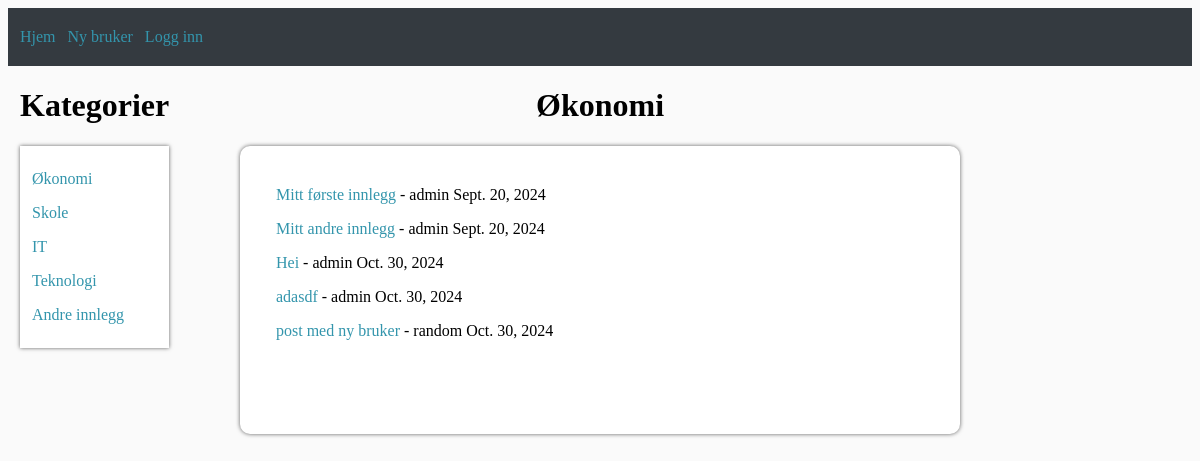
/alle_innlegg/, run on the app's committed database.
### blog/models.py (models this page shows, shortened)
class Post(models.Model):
    title = models.CharField(max_length=100)
    author = models.ForeignKey(User, on_delete=models.CASCADE)
    body = models.TextField()
    date = models.DateField(default=timezone.now)
    categories = models.ManyToManyField(Category, related_name='posts', default="Annet")

### blog/views.py (the view)
# urls.py: path('alle_innlegg/', other_posts, name="annet")
def other_posts(request):
    posts = Post.objects.filter(categories__name='Annet')
    return render(request, 'økonomi.html', {'object_list': posts})

### blog/templates/økonomi.html (shortened to what this page needs)
<!DOCTYPE html>
<html lang="en">
<head>
</head>
<body>
    {% extends 'basetemplate.html' %}
    {% block defaultnavbar %}
        <div class="content-container">
            <div class="categories-container">
                <h1>Kategorier</h1>
                <div class="categories-list">
                    <div class="categories-text">
                        <p><a href="{% url 'økonomi' %}">Økonomi<a></p>
                        <p><a href="{% url 'skole' %}">Skole</a></p>
                        <p><a href="{% url 'it' %}">IT</a></p>
                        <p><a href="{% url 'teknologi' %}">Teknologi</a></p>
                        <p><a href="{% url 'annet' %}">Andre innlegg</a></p>
                    </div>
                </div>
            </div>
            <div class="post-list">
                <h1>Økonomi</h1>
                <div class="main-container indented-text">
                    {% for post in object_list %}
                        <p><a href="{% url 'blog_article_content' post.pk %}">{{ post.title }}</a> - {{ post.author }} {{ post.date }}<br/></p>
                    {% endfor %}
                </div>
            </div>
        </div>
    {% endblock %}

### blog/static/style.css (style rules this page uses)
h1 { text-align: center; }
.indented-text p { position: relative; margin-left: 3vw; }
.indented-text { padding-top: 3vh; padding-bottom: 3vh; }
.main-container { width: 60vw; background-color: white; box-shadow: 0 0 4px #606060; position: relative; min-height: 30vh; border-radius: 10px; }
.post-list { position: absolute; left: 50%; transform: translateX(-50%); }
a { color: #3395ac; text-decoration: none; }
body { background-color: rgb(250, 250, 250) }
.content-container { display: flex; flex-direction: row; max-width: 100vw; }
.categories-container { width: fit-content; position: relative; margin-left: 1vw; }
.categories-list { background-color: white; box-shadow: 0 0 4px #606060; }
.categories-text { position: relative; margin-left: 1vw; margin-right: 3vw; padding-top: 1vh; padding-bottom: 1vh; }

### data on the page
Post: title "Mitt første innlegg", author "admin", date "Sept. 20, 2024"
Post: title "Mitt andre innlegg", author "admin", date "Sept. 20, 2024"
Post: title "Hei", author "admin", date "Oct. 30, 2024"
Post: title "adasdf", author "admin", date "Oct. 30, 2024"
Post: title "post med ny bruker", author "random", date "Oct. 30, 2024"
